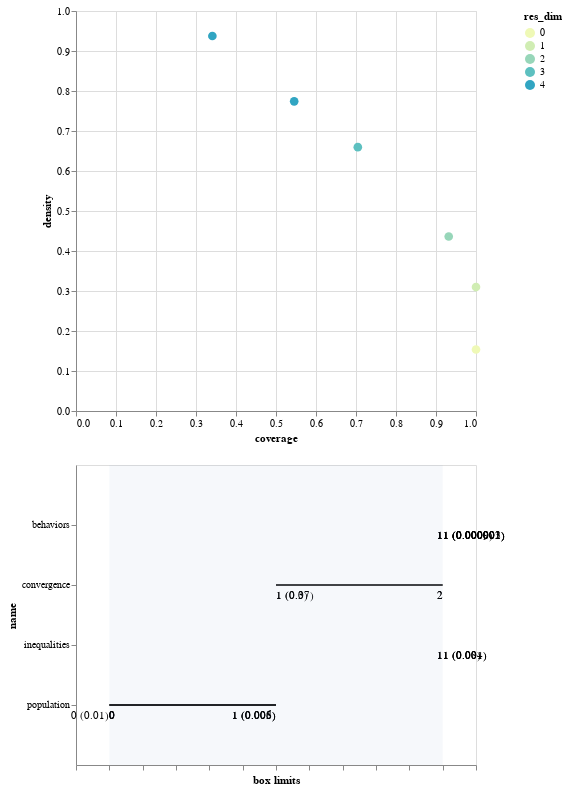

Notebook source saved alongside this figure:
### Code cell
box1_ssp1.inspect_tradeoff()

### Figure 1 — Vega-Lite specification as saved in the notebook (floating-point values rounded to 4 significant figures)
{"$schema": "https://vega.github.io/schema/vega-lite/v3.4.0.json", "config": {"mark": {"tooltip": null}, "view": {"height": 300, "width": 400}}, "datasets": {"data-4d55757c940b2f4ccc39d4e3bbf18f2d": [{"coverage": 1, "density": 0.1538, "id": 0, "mass": 1, "mean": 0.1538, "res_dim": 0}, {"coverage": 1, "density": 0.3099, "id": 1, "mass": 0.4965, "mean": 0.3099, "res_dim": 1}, {"coverage": 0.9318, "density": 0.4362, "id": 2, "mass": 0.3287, "mean": 0.4362, "res_dim": 2}, {"coverage": 0.7045, "density": 0.6596, "id": 3, "mass": 0.1643, "mean": 0.6596, "res_dim": 3}, {"coverage": 0.5455, "density": 0.7742, "id": 4, "mass": 0.1084, "mean": 0.7742, "res_dim": 4}, {"coverage": 0.3409, "density": 0.9375, "id": 5, "mass": 0.05594, "mean": 0.9375, "res_dim": 4}], "data-bb8d07f6df3d47a6a475317795287b23": [{"end": 1, "start": 0}], "data-c0ea0e4de5d15f43b6f4527dcfe77c96": [{"id": 1, "maximum": 1, "minimum": 0, "name": "behaviors", "qp_lower": 2.328e-06, "qp_upper": -1, "x1": 1, "x2": 1}, {"id": 2, "maximum": 2, "minimum": 0, "name": "population", "qp_lower": -1, "qp_upper": 0.005305, "x1": 0, "x2": 1}, {"id": 2, "maximum": 1, "minimum": 0, "name": "behaviors", "qp_lower": 1.034e-06, "qp_upper": -1, "x1": 1, "x2": 1}, {"id": 3, "maximum": 1, "minimum": 0, "name": "inequalities", "qp_lower": 0.0009772, "qp_upper": -1, "x1": 1, "x2": 1}, {"id": 3, "maximum": 2, "minimum": 0, "name": "population", "qp_lower": -1, "qp_upper": 0.005972, "x1": 0, "x2": 1}, {"id": 3, "maximum": 1, "minimum": 0, "name": "behaviors", "qp_lower": 1.47e-06, "qp_upper": -1, "x1": 1, "x2": 1}, {"id": 4, "maximum": 1, "minimum": 0, "name": "inequalities", "qp_lower": 0.003786, "qp_upper": -1, "x1": 1, "x2": 1}, {"id": 4, "maximum": 2, "minimum": 0, "name": "convergence", "qp_lower": 0.07219, "qp_upper": -1, "x1": 1, "x2": 2}, {"id": 4, "maximum": 2, "minimum": 0, "name": "population", "qp_lower": -1, "qp_upper": 0.008399, "x1": 0, "x2": 1}, {"id": 4, "maximum": 1, "minimum": 0, "name": "behaviors", "qp_lower": 3.403e-06, "qp_upper": -1, "x1": 1, "x2": 1}, {"id": 5, "maximum": 1, "minimum": 0, "name": "inequalities", "qp_lower": 0.08237, "qp_upper": -1, "x1": 1, "x2": 1}, {"id": 5, "maximum": 2, "minimum": 0, "name": "convergence", "qp_lower": 0.3219, "qp_upper": -1, "x1": 1, "x2": 2}, {"id": 5, "maximum": 2, "minimum": 0, "name": "population", "qp_lower": -1, "qp_upper": 0.01107, "x1": 0, "x2": 0}, {"id": 5, "maximum": 1, "minimum": 0, "name": "behaviors", "qp_lower": 0.0009414, "qp_upper": -1, "x1": 1, "x2": 1}], "data-d751713988987e9331980363e24189ce": []}, "vconcat": [{"data": {"name": "data-4d55757c940b2f4ccc39d4e3bbf18f2d"}, "encoding": {"color": {"field": "res_dim", "scale": {"range": ["#eff9b6", "#d0edb3", "#97d6b9", "#5dc0c0", "#31a5c2", "#1f80b8", "#2354a3", "#21318d"]}, "type": "ordinal"}, "opacity": {"condition": {"selection": "selector015", "value": 1}, "value": 0.4}, "tooltip": [{"field": "id", "type": "ordinal"}, {"field": "coverage", "format": ".2", "type": "quantitative"}, {"field": "density", "format": ".2", "type": "quantitative"}, {"field": "res_dim", "type": "ordinal"}], "x": {"field": "coverage", "type": "quantitative"}, "y": {"field": "density", "type": "quantitative"}}, "height": 400, "mark": {"size": 75, "type": "circle"}, "selection": {"selector015": {"fields": ["id"], "type": "single"}}, "width": 400}, {"layer": [{"data": {"name": "data-c0ea0e4de5d15f43b6f4527dcfe77c96"}, "encoding": {"x": {"axis": {"grid": false, "labels": false, "title": "box limits"}, "field": "x_lower", "scale": {"domain": [0, 1], "padding": 0.1}, "type": "quantitative"}, "x2": {"field": "x_upper"}, "y": {"field": "name", "scale": {"padding": 1}, "type": "nominal"}}, "mark": "rule", "transform": [{"as": "x_lower", "calculate": "(datum.x1-datum.minimum)/(datum.maximum-datum.minimum)"}, {"as": "x_upper", "calculate": "(datum.x2-datum.minimum)/(datum.maximum-datum.minimum)"}, {"filter": {"selection": "selector015"}}], "width": 400}, {"data": {"name": "data-c0ea0e4de5d15f43b6f4527dcfe77c96"}, "encoding": {"text": {"field": "text", "type": "ordinal"}, "x": {"axis": {"grid": false, "labels": false, "title": "box limits"}, "field": "x_lower", "scale": {"domain": [0, 1], "padding": 0.1}, "type": "quantitative"}, "x2": {"field": "x_upper"}, "y": {"field": "name", "scale": {"padding": 1}, "type": "nominal"}}, "mark": {"align": "left", "baseline": "top", "dy": 5, "type": "text"}, "transform": [{"as": "x_lower", "calculate": "(datum.x1-datum.minimum)/(datum.maximum-datum.minimum)"}, {"as": "x_upper", "calculate": "(datum.x2-datum.minimum)/(datum.maximum-datum.minimum)"}, {"filter": {"selection": "selector015"}}, {"as": "text", "calculate": "datum.qp_lower>0?format(datum.x1, \".2\")+\" (\"+format(datum.qp_lower, \".1~g\")+\")\" :format(datum.x1, \".2\")"}], "width": 400}, {"data": {"name": "data-c0ea0e4de5d15f43b6f4527dcfe77c96"}, "encoding": {"text": {"field": "text", "type": "ordinal"}, "x": {"field": "x_upper", "type": "quantitative"}, "x2": {"field": "x_upper"}, "y": {"field": "name", "scale": {"padding": 1}, "type": "nominal"}}, "mark": {"align": "right", "baseline": "top", "dy": 5, "type": "text"}, "transform": [{"as": "x_lower", "calculate": "(datum.x1-datum.minimum)/(datum.maximum-datum.minimum)"}, {"as": "x_upper", "calculate": "(datum.x2-datum.minimum)/(datum.maximum-datum.minimum)"}, {"filter": {"selection": "selector015"}}, {"as": "text", "calculate": "datum.qp_upper>0?format(datum.x2, \".2\")+\" (\"+format(datum.qp_upper, \".1\")+\")\" :format(datum.x2, \".2\")"}], "width": 400}, {"data": {"name": "data-bb8d07f6df3d47a6a475317795287b23"}, "encoding": {"x": {"field": "start", "type": "quantitative"}, "x2": {"field": "end"}}, "mark": {"opacity": 0.05, "type": "rect"}}, {"data": {"name": "data-d751713988987e9331980363e24189ce"}, "encoding": {"x": {"field": "x", "type": "quantitative"}, "y": {"field": "name", "type": "nominal"}}, "mark": "point", "transform": [{"filter": {"selection": "selector015"}}], "width": 400}, {"data": {"name": "data-d751713988987e9331980363e24189ce"}, "encoding": {"text": {"field": "item", "type": "nominal"}, "x": {"field": "x", "type": "quantitative"}, "y": {"field": "name", "type": "nominal"}}, "mark": {"align": "center", "baseline": "top", "dy": 5, "type": "text"}, "transform": [{"filter": {"selection": "selector015"}}], "width": 400}]}]}
